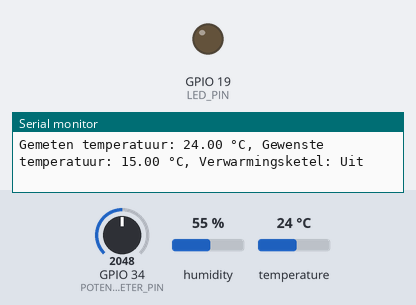
A sketch run on a simulated ESP32. On the bench: output pins drawn as LEDs (lit = HIGH), the last lines printed to the serial monitor. The inputs (shaded band) are chosen by the test bench; at power-on: temperature 24 °C, GPIO 34 (POTENTIOMETER_PIN) = 2048, humidity 55 %. WiFi joins after 1.5 s; servers stay silent unless stated.

Above: at 3.0 s.
3.1 s: temperature set to 16 °C
5.8 s: temperature set to 13 °C
At 7.0 s:
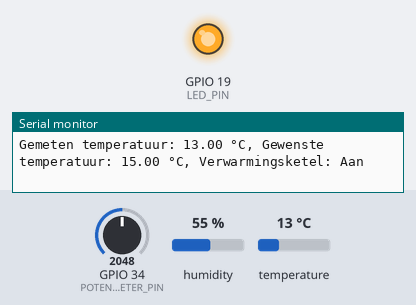
8.5 s: temperature set to 19 °C
At 11.2 s:
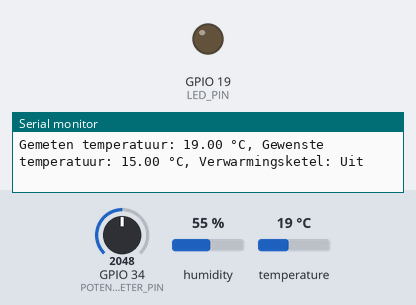
11.5 s: temperature set to 12 °C
At 13.4 s:
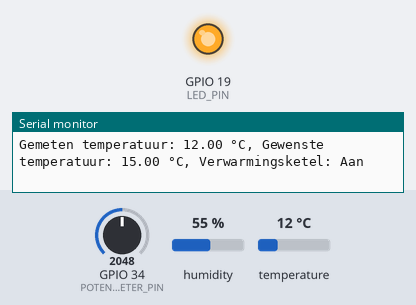
Timing chart, 0 to 14.9 s (numbered marks = the images above; inputs shaded):
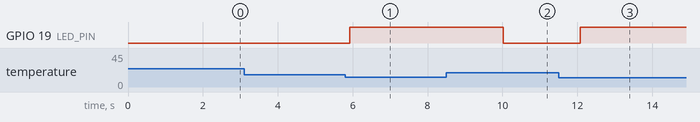

The sketch:

sketch_mar11c.ino
```cpp
#define BLYNK_TEMPLATE_ID "user17"
#define BLYNK_TEMPLATE_NAME "user17@server.wyns.it"
#define BLYNK_PRINT Serial

#include <BlynkSimpleEsp32.h>
#include <DHT.h>

#define DHT_PIN 15
#define LED_PIN 19
#define POTENTIOMETER_PIN 34

char auth[] = "rNMOW0VqlnWRbo4ztkvELneVv-vsd_Dx";
char ssid[] = "embed";
char pass[] = "weareincontrol";

float gemetenTemp = 0;
int ketelStatus = 0; // 0: uit, 30: aan
bool useSlider = true;
float gewensteTemp = 0;

DHT dht(DHT_PIN, DHT11);

BLYNK_WRITE(V2)
{
  if (!useSlider) {
    gewensteTemp = param.asFloat();
  }
}
BLYNK_WRITE(V7) {
  useSlider = !useSlider;
}

void setup() {
  Serial.begin(9600);
  Blynk.begin(auth, ssid, pass, "server.wyns.it", 8081);
  pinMode(LED_PIN, OUTPUT);
  dht.begin();
}

void loop() {
  Blynk.run();

  gemetenTemp = dht.readTemperature();

  if (useSlider) {
    int potValue = analogRead(POTENTIOMETER_PIN);
    gewensteTemp = map(potValue, 0, 4096, 0, 30);
  }

  if (gemetenTemp < gewensteTemp) {
    digitalWrite(LED_PIN, HIGH);
    ketelStatus = 30;
  } else {
    digitalWrite(LED_PIN, LOW);
    ketelStatus = 0;
  }

  Serial.print("Gemeten temperatuur: ");
  Serial.print(gemetenTemp);
  Serial.print(" °C, Gewenste temperatuur: ");
  Serial.print(gewensteTemp);
  Serial.print(" °C, Verwarmingsketel: ");
  Serial.println(ketelStatus ? "Aan" : "Uit");

  Blynk.virtualWrite(V1, gemetenTemp);
  Blynk.virtualWrite(V2, gewensteTemp);
  Blynk.virtualWrite(V3, ketelStatus);
  delay(2000);
}
```

Measured:
- the behaviour switches between 15 and 14 °C on temperature (found by bisection; images 0 and 1)
- after the input at 5.8 s, GPIO 19 (LED_PIN): LOW → HIGH after 0.13 s
- after the input at 8.5 s, GPIO 19 (LED_PIN): HIGH → LOW after 1.5 s
- after the input at 11.5 s, GPIO 19 (LED_PIN): LOW → HIGH after 0.57 s
